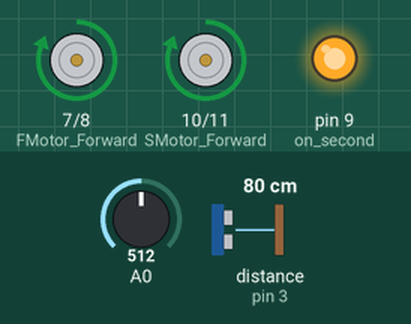
Recording of a sketch running on a simulated Arduino Uno, built with avr-gcc and run on an emulated ATmega328P. Shown: motor-driver pin pairs drawn as motors (green arrow = first pin HIGH = forward, orange = second pin HIGH = backward, longer = more drive), output pins drawn as LEDs (lit = HIGH). Wiring (inferred from the names in the program): ultrasonic range finder: trigger pin 2; echo pin 3. Inputs (shaded band) come from the test bench; at power-on: distance to the obstacle (sensor on pin 3) 80 cm, A0 = 512. The echo pulse lasts 58.3 µs per cm; the ROS host is connected and sends only what is stated; random numbers use the default seed unless the sketch sets one; pins used as bus, display or sensor lines are not drawn.

Above: at 1.2 s.
1.3 s: distance to the obstacle (sensor on pin 3) set to 5 cm
2.8 s: distance to the obstacle (sensor on pin 3) set to 2 cm
At 3.8 s:
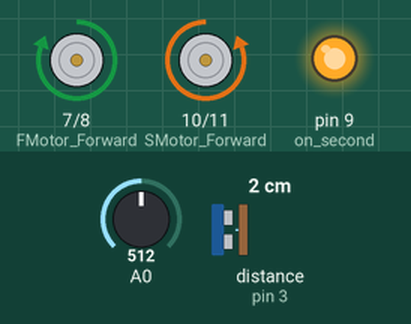
5.8 s: A0 set to 0
At 7.2 s:
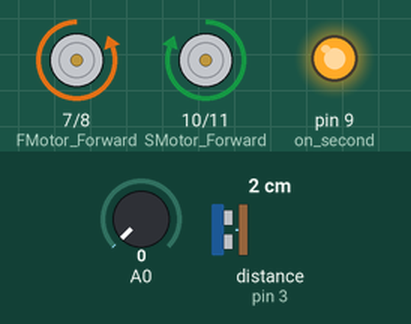
8.8 s: A0 set to 511
At 9.4 s:
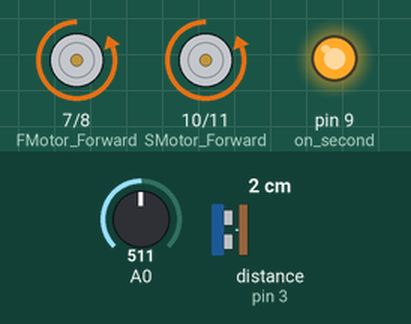
11.8 s: A0 set to 306
Timing chart, 0 to 15.8 s (numbered marks = the images above; inputs shaded):
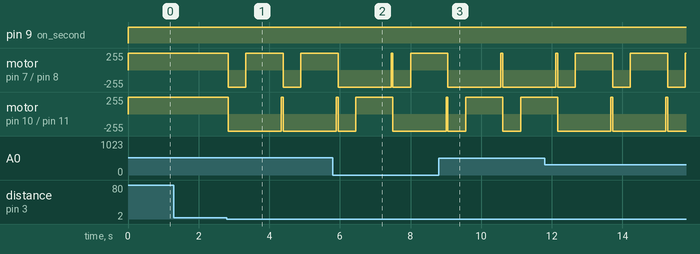

Measured:
- the behaviour switches between 4 and 3 cm on distance to the obstacle (sensor on pin 3) (found by bisection; images 0 and 1)
- after the input at 1.3 s, every drawn part: stays the same
- after the input at 2.8 s, motor on pin 7 (FMotor_Forward) / pin 8 (FMotor_Backward): alternates forward 255/255 for 1.1 s and backward 255/255 for 0.50 s, starting at once; motor on pin 10 (SMotor_Forward) / pin 11 (SMotor_Backward): forward 255/255 → backward 255/255 at once

The sketch:

main.ino
```cpp
#include <ros.h>
#include <ros/time.h>
#include <sensor_msgs/Range.h>
#include <std_msgs/String.h>
#include <std_msgs/Float64.h>

//Define which pins to use for sensor
#define Trigger 2
#define Echo 3

//Define which pins to use for Motors
//First Motor
#define on_first 6
#define FMotor_Forward 7
#define FMotor_Backward 8

//Second Motor
#define on_second 9
#define SMotor_Forward 10
#define SMotor_Backward 11

//Create handler
ros::NodeHandle  nh;

sensor_msgs::Range range_msg;
std_msgs::String str_msg;
std_msgs::Float64 left_wheel;
std_msgs::Float64 right_wheel;

ros::Publisher pub_range( "/ultrasound", &range_msg);
ros::Publisher pub_str("/move", &str_msg);
ros::Publisher pub_lw("/robot/leftWheel_effort_controller/command", &left_wheel);
ros::Publisher pub_rw("/robot/rightWheel_effort_controller/command", &right_wheel);

char frameid[] = "/ultrasound";

//Motors pins configuration
void motor_setup() {
  pinMode(on_first, OUTPUT);
  pinMode(FMotor_Forward, OUTPUT);
  pinMode(FMotor_Backward, OUTPUT);

  pinMode(on_second,OUTPUT);
  pinMode(SMotor_Forward,OUTPUT);
  pinMode(SMotor_Backward,OUTPUT);
}

//Sensor pins configuration
void sensor_setup() {
  pinMode(Trigger, OUTPUT);
  pinMode(Echo, INPUT);
}

//Declare detection range in cm
const int max_range = 200;
const int min_range = 2;

//Measue 50ms interval for sensor
long range_time;


float getRange_Ultrasound(){
  int distance;

    //Set the Trigger to LOW for 2 microseconds
    digitalWrite(Trigger, LOW);
    delayMicroseconds(2);

    //Set the Trigger to HIGH for 10 microseconds to emit 40kHz sound pulse
    digitalWrite(Trigger, HIGH);
    delayMicroseconds(10);
    digitalWrite(Trigger, LOW);

    //Read the lenght of the pulse in microseconds and add to variable
    distance = pulseIn(Echo, HIGH) ;

  //Calculate  distance in cm (4*58.2)
  return distance/58.2;
}

void move(int distance){

  //Move backward if distance between robot and obstacle is equal or less than 2 centimeters
  if(distance <= 2 && distance >=0){
    //Enable in case the robot was turned on in front of an obstacle
    digitalWrite(on_first,HIGH);
    digitalWrite(on_second,HIGH);

    digitalWrite(FMotor_Forward,LOW);
    digitalWrite(FMotor_Backward,HIGH);

    digitalWrite(SMotor_Forward,LOW);
    digitalWrite(SMotor_Backward,HIGH);

    str_msg.data = "Backward";
    pub_str.publish(&str_msg);

    left_wheel.data = -7.0;
    right_wheel.data = -7.0;
    pub_lw.publish(&left_wheel);
    pub_rw.publish(&right_wheel);

    delay(500);

    //Move right or left depending on pseudo-random number generator
    if(random(2) == 1){

      digitalWrite(FMotor_Forward,LOW);
      digitalWrite(FMotor_Backward,HIGH);

      digitalWrite(SMotor_Forward,HIGH);
      digitalWrite(SMotor_Backward,LOW);

      str_msg.data = "Right";
      pub_str.publish(&str_msg);

      left_wheel.data = 0.0;
      right_wheel.data = 7.0;
      pub_lw.publish(&left_wheel);
      pub_rw.publish(&right_wheel);
    }
    else{

      digitalWrite(FMotor_Forward,HIGH);
      digitalWrite(FMotor_Backward,LOW);

      digitalWrite(SMotor_Forward,LOW);
      digitalWrite(SMotor_Backward,HIGH);

      str_msg.data = "Left";
      pub_str.publish(&str_msg);

      left_wheel.data = 7.0;
      right_wheel.data = 0.0;
      pub_lw.publish(&left_wheel);
      pub_rw.publish(&right_wheel);

    }
    delay(1000);
  }
  //Move forward
  digitalWrite(on_first,HIGH);
  digitalWrite(on_second,HIGH);

  digitalWrite(FMotor_Forward,HIGH);
  digitalWrite(FMotor_Backward,LOW);

  digitalWrite(SMotor_Forward,HIGH);
  digitalWrite(SMotor_Backward,LOW);

  str_msg.data = "Forward";
  pub_str.publish(&str_msg);

  left_wheel.data = 7.0;
  right_wheel.data = 7.0;
  pub_lw.publish(&left_wheel);
  pub_rw.publish(&right_wheel);
  delay(50);
}

void ros_sensor(){

  if ( (millis()-range_time) > 50 ){

      range_msg.range = getRange_Ultrasound();
      range_msg.header.stamp = nh.now();
      pub_range.publish(&range_msg);
      range_time =  millis() + 50;
    }
}


void setup(){
  nh.initNode();
  nh.advertise(pub_range);
  nh.advertise(pub_str);
  nh.advertise(pub_lw);
  nh.advertise(pub_rw);

  range_msg.radiation_type = sensor_msgs::Range::ULTRASOUND;
  range_msg.header.frame_id =  frameid;
  range_msg.field_of_view = 0.26;
  range_msg.min_range = min_range;
  range_msg.max_range = max_range;

  sensor_setup();
  motor_setup();
}

void loop()
{
  randomSeed(analogRead(0));
  ros_sensor();
  move(getRange_Ultrasound());
  nh.spinOnce();
}
```
